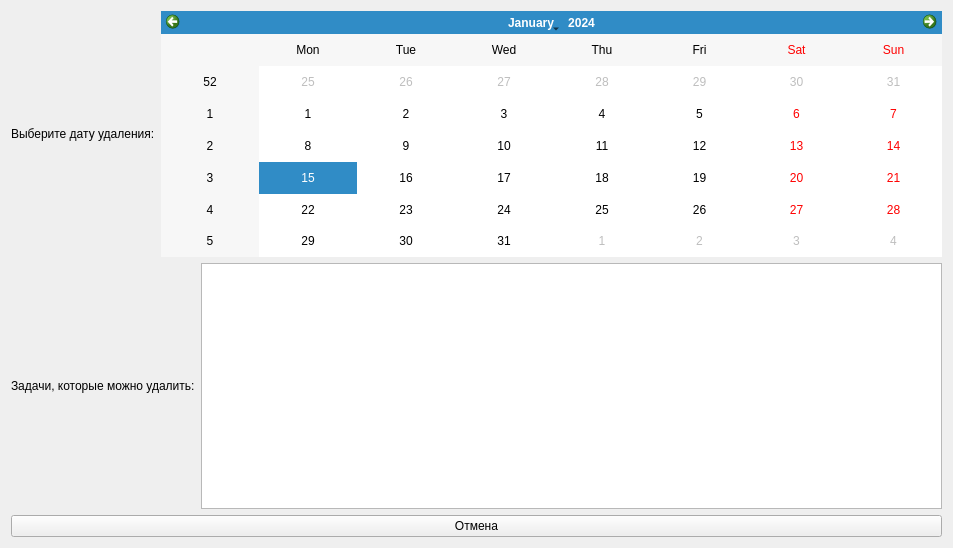
<?xml version="1.0" encoding="UTF-8"?>
<ui version="4.0">
 <class>Form</class>
 <widget class="QWidget" name="Form">
  <property name="geometry">
   <rect>
    <x>0</x>
    <y>0</y>
    <width>953</width>
    <height>548</height>
   </rect>
  </property>
  <property name="windowTitle">
   <string>Form</string>
  </property>
  <layout class="QVBoxLayout" name="verticalLayout_2">
   <item>
    <layout class="QVBoxLayout" name="verticalLayout">
     <item>
      <layout class="QHBoxLayout" name="horizontalLayout">
       <item>
        <widget class="QLabel" name="label">
         <property name="text">
          <string>Выберите дату удаления:</string>
         </property>
        </widget>
       </item>
       <item>
        <widget class="QCalendarWidget" name="calendarWidget"/>
       </item>
      </layout>
     </item>
     <item>
      <layout class="QHBoxLayout" name="horizontalLayout_2">
       <item>
        <widget class="QLabel" name="label_2">
         <property name="text">
          <string>Задачи, которые можно удалить:</string>
         </property>
        </widget>
       </item>
       <item>
        <widget class="QTableWidget" name="tableWidget"/>
       </item>
      </layout>
     </item>
     <item>
      <widget class="QPushButton" name="cancel_button">
       <property name="text">
        <string>Отмена</string>
       </property>
      </widget>
     </item>
    </layout>
   </item>
  </layout>
 </widget>
 <resources/>
 <connections/>
</ui>
